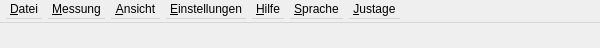
<?xml version="1.0" encoding="UTF-8"?>
<ui version="4.0">
 <class>WMViewBase</class>
 <widget class="Q3MainWindow" name="WMViewBase">
  <property name="geometry">
   <rect>
    <x>0</x>
    <y>0</y>
    <width>600</width>
    <height>48</height>
   </rect>
  </property>
  <property name="sizePolicy">
   <sizepolicy hsizetype="Preferred" vsizetype="Preferred">
    <horstretch>0</horstretch>
    <verstretch>0</verstretch>
   </sizepolicy>
  </property>
  <property name="minimumSize">
   <size>
    <width>600</width>
    <height>48</height>
   </size>
  </property>
  <property name="maximumSize">
   <size>
    <width>16777215</width>
    <height>48</height>
   </size>
  </property>
  <property name="font">
   <font/>
  </property>
  <property name="windowTitle">
   <string>Wandlermesseinrichtung WM3000U</string>
  </property>
  <widget class="QWidget" name="widget" native="true">
   <property name="geometry">
    <rect>
     <x>0</x>
     <y>23</y>
     <width>600</width>
     <height>25</height>
    </rect>
   </property>
  </widget>
  <widget class="QMenuBar" name="MenuBarEditor">
   <property name="geometry">
    <rect>
     <x>0</x>
     <y>0</y>
     <width>600</width>
     <height>23</height>
    </rect>
   </property>
   <property name="minimumSize">
    <size>
     <width>0</width>
     <height>0</height>
    </size>
   </property>
   <property name="baseSize">
    <size>
     <width>0</width>
     <height>0</height>
    </size>
   </property>
   <property name="font">
    <font/>
   </property>
   <widget class="QMenu" name="Datei">
    <property name="minimumSize">
     <size>
      <width>0</width>
      <height>0</height>
     </size>
    </property>
    <property name="title">
     <string>&amp;Datei</string>
    </property>
    <widget class="QMenu" name="popupMenu">
     <property name="minimumSize">
      <size>
       <width>0</width>
       <height>0</height>
      </size>
     </property>
     <property name="title">
      <string>&amp;Eigenfehlertabelle</string>
     </property>
     <addaction name="eigenfehlertabelleoeffnenAction"/>
     <addaction name="eigenfehlertabelleSchliessenAction"/>
     <addaction name="eigenfehlertabelleBearbeitenAction"/>
    </widget>
    <widget class="QMenu" name="popupMenu_6">
     <property name="title">
      <string>E&amp;rgebnisdatei</string>
     </property>
     <addaction name="ergebnis_ffnenAction"/>
     <addaction name="ergebnisSchliessenAction"/>
     <addaction name="ergebnisBearbeitenAction"/>
    </widget>
    <addaction name="popupMenu"/>
    <addaction name="separator"/>
    <addaction name="popupMenu_6"/>
    <addaction name="separator"/>
    <addaction name="dateiBeendenAction"/>
   </widget>
   <widget class="QMenu" name="Messung">
    <property name="title">
     <string>&amp;Messung</string>
    </property>
    <addaction name="separator"/>
    <addaction name="messungSpeichernSitzungAction"/>
    <addaction name="messungLaden_SitzungAction"/>
    <addaction name="separator"/>
    <addaction name="messungStartAction"/>
    <addaction name="messungSpeichernMesswerteAction"/>
    <addaction name="separator"/>
    <addaction name="messungOffsetabgleichAction"/>
    <addaction name="separator"/>
    <addaction name="messungSimulationAction"/>
   </widget>
   <widget class="QMenu" name="Ansicht">
    <property name="title">
     <string>&amp;Ansicht</string>
    </property>
    <addaction name="ansichtFehlerMessungAction"/>
    <addaction name="ansichtIstwerteAction"/>
    <addaction name="ansichtEigenfehlerAction"/>
    <addaction name="ansichtDialogAction"/>
    <addaction name="ansichtEN61850Action"/>
   </widget>
   <widget class="QMenu" name="Einstellungen">
    <property name="title">
     <string>&amp;Einstellungen</string>
    </property>
    <addaction name="einstellungenConfAction"/>
    <addaction name="einstellungenBereichAction"/>
   </widget>
   <widget class="QMenu" name="Hilfe">
    <property name="title">
     <string>&amp;Hilfe</string>
    </property>
    <addaction name="hilfeInfoAction"/>
    <addaction name="hilfeInfo_ber_ZeraAction"/>
    <addaction name="hilfeInfo_ber_QtAction"/>
    <addaction name="separator"/>
    <addaction name="hilfeVersionAction"/>
    <addaction name="hilfeReleaseInfoAction"/>
    <addaction name="separator"/>
    <addaction name="hilfeSelbsttestAction"/>
   </widget>
   <widget class="QMenu" name="Sprache">
    <property name="title">
     <string>&amp;Sprache</string>
    </property>
    <addaction name="spracheDeutschAction"/>
    <addaction name="spracheEnglischAction_2"/>
    <addaction name="sprachePolnischAction"/>
   </widget>
   <widget class="QMenu" name="Justage">
    <property name="title">
     <string>&amp;Justage</string>
    </property>
    <addaction name="JustageAmplitudeAction"/>
    <addaction name="JustagePhaseAction"/>
    <addaction name="JustageKoeffBerechnungAction"/>
    <addaction name="separator"/>
    <addaction name="JustageOffsetAction"/>
    <addaction name="JustageOffsetBerechnungAction"/>
    <addaction name="separator"/>
    <addaction name="justageFlashProgAction"/>
    <addaction name="justageFlasExportAction"/>
    <addaction name="justageFlashImportAction"/>
   </widget>
   <addaction name="Datei"/>
   <addaction name="Messung"/>
   <addaction name="Ansicht"/>
   <addaction name="Einstellungen"/>
   <addaction name="Hilfe"/>
   <addaction name="Sprache"/>
   <addaction name="Justage"/>
  </widget>
  <action name="dateiEigenfehlertabelleAction">
   <property name="checked">
    <bool>false</bool>
   </property>
   <property name="text">
    <string>&amp;Eigenfehlertabelle</string>
   </property>
   <property name="iconText">
    <string>&amp;Eigenfehlertabelle</string>
   </property>
   <property name="toolTip">
    <string>&amp;Eigenfehlertabelle</string>
   </property>
   <property name="statusTip">
    <string>Menu Eigenfehlertabelle</string>
   </property>
   <property name="name" stdset="0">
    <cstring>dateiEigenfehlertabelleAction</cstring>
   </property>
  </action>
  <action name="dateiBeendenAction">
   <property name="text">
    <string>&amp;Beenden</string>
   </property>
   <property name="iconText">
    <string>&amp;Beenden</string>
   </property>
   <property name="statusTip">
    <string>Beendet das laufende Programm</string>
   </property>
   <property name="shortcut">
    <string>Ctrl+X</string>
   </property>
   <property name="name" stdset="0">
    <cstring>dateiBeendenAction</cstring>
   </property>
  </action>
  <action name="messungBereichAction">
   <property name="text">
    <string>&amp;Bereich</string>
   </property>
   <property name="iconText">
    <string>&amp;Bereich</string>
   </property>
   <property name="statusTip">
    <string>Bereiche auswählen</string>
   </property>
   <property name="shortcut">
    <string>F4</string>
   </property>
   <property name="name" stdset="0">
    <cstring>messungBereichAction</cstring>
   </property>
  </action>
  <action name="messungSpeichernSitzungAction">
   <property name="text">
    <string>&amp;Speichern Sitzung</string>
   </property>
   <property name="iconText">
    <string>&amp;Speichern Sitzung</string>
   </property>
   <property name="statusTip">
    <string>Speichert alle aktuellen Einstellungen in einer Datei</string>
   </property>
   <property name="name" stdset="0">
    <cstring>messungSpeichernSitzungAction</cstring>
   </property>
  </action>
  <action name="messungLaden_SitzungAction">
   <property name="text">
    <string>&amp;Laden Sitzung</string>
   </property>
   <property name="iconText">
    <string>&amp;Laden Sitzung</string>
   </property>
   <property name="statusTip">
    <string>Liesst alle Einstellungen aus einer Datei</string>
   </property>
   <property name="name" stdset="0">
    <cstring>messungLaden_SitzungAction</cstring>
   </property>
  </action>
  <action name="messungStartAction">
   <property name="text">
    <string>&amp;Start</string>
   </property>
   <property name="iconText">
    <string>&amp;Start</string>
   </property>
   <property name="statusTip">
    <string>Messung starten</string>
   </property>
   <property name="shortcut">
    <string>F5</string>
   </property>
   <property name="name" stdset="0">
    <cstring>messungStartAction</cstring>
   </property>
  </action>
  <action name="messungSimulationAction">
   <property name="checkable">
    <bool>true</bool>
   </property>
   <property name="text">
    <string>S&amp;imulation</string>
   </property>
   <property name="iconText">
    <string>Si&amp;mulation</string>
   </property>
   <property name="statusTip">
    <string>Simulierte Messung durchführen</string>
   </property>
   <property name="name" stdset="0">
    <cstring>messungSimulationAction</cstring>
   </property>
  </action>
  <action name="ansichtFehlerMessungAction">
   <property name="checkable">
    <bool>true</bool>
   </property>
   <property name="text">
    <string>&amp;Fehlerwerte</string>
   </property>
   <property name="iconText">
    <string>&amp;FehlerMessung</string>
   </property>
   <property name="statusTip">
    <string>Fehlermesswerte Fenster</string>
   </property>
   <property name="name" stdset="0">
    <cstring>ansichtFehlerMessungAction</cstring>
   </property>
  </action>
  <action name="ansichtEigenfehlerAction">
   <property name="checkable">
    <bool>true</bool>
   </property>
   <property name="text">
    <string>&amp;Eigenfehler</string>
   </property>
   <property name="iconText">
    <string>&amp;Eigenfehler</string>
   </property>
   <property name="statusTip">
    <string>Eigenfehler Fenster</string>
   </property>
   <property name="name" stdset="0">
    <cstring>ansichtEigenfehlerAction</cstring>
   </property>
  </action>
  <action name="ansichtDialogAction">
   <property name="checkable">
    <bool>true</bool>
   </property>
   <property name="text">
    <string>&amp;Dialog</string>
   </property>
   <property name="iconText">
    <string>&amp;Dialog</string>
   </property>
   <property name="statusTip">
    <string>Dialog Fenster</string>
   </property>
   <property name="name" stdset="0">
    <cstring>ansichtDialogAction</cstring>
   </property>
  </action>
  <action name="einstellungenConfAction">
   <property name="text">
    <string>&amp;Konfiguration</string>
   </property>
   <property name="iconText">
    <string>&amp;Konfiguration</string>
   </property>
   <property name="statusTip">
    <string>Messeinrichtung konfigurieren</string>
   </property>
   <property name="name" stdset="0">
    <cstring>einstellungenConfAction</cstring>
   </property>
  </action>
  <action name="hilfeInfoAction">
   <property name="text">
    <string>&amp;Info</string>
   </property>
   <property name="iconText">
    <string>&amp;Info</string>
   </property>
   <property name="statusTip">
    <string>Informationen zur Messeinrichtung</string>
   </property>
   <property name="name" stdset="0">
    <cstring>hilfeInfoAction</cstring>
   </property>
  </action>
  <action name="hilfeInfo_ber_ZeraAction">
   <property name="text">
    <string>Info über &amp;Zera</string>
   </property>
   <property name="iconText">
    <string>Informationen zu Zera</string>
   </property>
   <property name="statusTip">
    <string>Informationen zu ZERA</string>
   </property>
   <property name="name" stdset="0">
    <cstring>hilfeInfo_ber_ZeraAction</cstring>
   </property>
  </action>
  <action name="hilfeManualAction">
   <property name="text">
    <string>&amp;Manual</string>
   </property>
   <property name="iconText">
    <string>&amp;Manual</string>
   </property>
   <property name="statusTip">
    <string>Lesen Sie hier die Bedienungsanleitung</string>
   </property>
   <property name="name" stdset="0">
    <cstring>hilfeManualAction</cstring>
   </property>
  </action>
  <action name="hilfeInfo_ber_QtAction">
   <property name="text">
    <string>Info über &amp;Qt</string>
   </property>
   <property name="iconText">
    <string>Informationen zu Qt</string>
   </property>
   <property name="name" stdset="0">
    <cstring>hilfeInfo_ber_QtAction</cstring>
   </property>
  </action>
  <action name="dateiErgebnisdateiAction">
   <property name="text">
    <string>E&amp;rgebnisdatei</string>
   </property>
   <property name="iconText">
    <string>E&amp;rgebnisdatei</string>
   </property>
   <property name="statusTip">
    <string>Schliesst die geladene Eigenfehlertabelle</string>
   </property>
   <property name="name" stdset="0">
    <cstring>dateiErgebnisdateiAction</cstring>
   </property>
  </action>
  <action name="ansichtIstwerteAction">
   <property name="checkable">
    <bool>true</bool>
   </property>
   <property name="text">
    <string>&amp;Vektoren</string>
   </property>
   <property name="iconText">
    <string>Istwerte</string>
   </property>
   <property name="statusTip">
    <string>Istwerte Fenster</string>
   </property>
   <property name="name" stdset="0">
    <cstring>ansichtIstwerteAction</cstring>
   </property>
  </action>
  <action name="eigenfehlertabelleoeffnenAction">
   <property name="text">
    <string>&amp;Öffnen</string>
   </property>
   <property name="iconText">
    <string>&amp;Öffnen</string>
   </property>
   <property name="statusTip">
    <string>Öffnen einer Eigenfehlertabelle</string>
   </property>
   <property name="name" stdset="0">
    <cstring>eigenfehlertabelleoeffnenAction</cstring>
   </property>
  </action>
  <action name="eigenfehlertabelleSchliessenAction">
   <property name="text">
    <string>&amp;Schliessen</string>
   </property>
   <property name="iconText">
    <string>&amp;Schliessen</string>
   </property>
   <property name="statusTip">
    <string>Schliessen der Eigenfehlertabelle</string>
   </property>
   <property name="name" stdset="0">
    <cstring>eigenfehlertabelleSchliessenAction</cstring>
   </property>
  </action>
  <action name="eigenfehlertabelleBearbeitenAction">
   <property name="text">
    <string>&amp;Bearbeiten</string>
   </property>
   <property name="iconText">
    <string>&amp;Bearbeiten</string>
   </property>
   <property name="statusTip">
    <string>Bearbeiten einer Eigenfehlertabelle</string>
   </property>
   <property name="name" stdset="0">
    <cstring>eigenfehlertabelleBearbeitenAction</cstring>
   </property>
  </action>
  <action name="ergebnisSchliessenAction">
   <property name="text">
    <string>&amp;Schliessen</string>
   </property>
   <property name="iconText">
    <string>&amp;Schliessen</string>
   </property>
   <property name="statusTip">
    <string>Schliessen der Ergebnisdatei</string>
   </property>
   <property name="name" stdset="0">
    <cstring>ergebnisSchliessenAction</cstring>
   </property>
  </action>
  <action name="ergebnisBearbeitenAction">
   <property name="text">
    <string>&amp;Bearbeiten</string>
   </property>
   <property name="iconText">
    <string>&amp;Bearbeiten</string>
   </property>
   <property name="statusTip">
    <string>Bearbeiten einer Ergebnisdatei</string>
   </property>
   <property name="name" stdset="0">
    <cstring>ergebnisBearbeitenAction</cstring>
   </property>
  </action>
  <action name="messungSpeichernMesswerteAction">
   <property name="text">
    <string>Speichern &amp;Messwerte</string>
   </property>
   <property name="iconText">
    <string>Speichern Messwerte</string>
   </property>
   <property name="shortcut">
    <string>F6</string>
   </property>
   <property name="name" stdset="0">
    <cstring>messungSpeichernMesswerteAction</cstring>
   </property>
  </action>
  <action name="ergebnis_ffnenAction">
   <property name="text">
    <string>&amp;Öffnen</string>
   </property>
   <property name="iconText">
    <string>&amp;Öffnen</string>
   </property>
   <property name="statusTip">
    <string>Öffnen der Ergebnisdatei</string>
   </property>
   <property name="name" stdset="0">
    <cstring>ergebnis_ffnenAction</cstring>
   </property>
  </action>
  <action name="eigenfehlertabelleNeuAction">
   <property name="text">
    <string>&amp;Neu</string>
   </property>
   <property name="iconText">
    <string>&amp;Neu</string>
   </property>
   <property name="name" stdset="0">
    <cstring>eigenfehlertabelleNeuAction</cstring>
   </property>
  </action>
  <action name="einstellungenBereichAction">
   <property name="text">
    <string>&amp;Bereiche</string>
   </property>
   <property name="iconText">
    <string>&amp;Bereich</string>
   </property>
   <property name="statusTip">
    <string>Bereiche anwählen</string>
   </property>
   <property name="shortcut">
    <string>F7</string>
   </property>
   <property name="name" stdset="0">
    <cstring>einstellungenBereichAction</cstring>
   </property>
  </action>
  <action name="einstellungenTestRAutoAction">
   <property name="text">
    <string>BereichAuto</string>
   </property>
   <property name="iconText">
    <string>BAuto</string>
   </property>
   <property name="name" stdset="0">
    <cstring>einstellungenTestRAutoAction</cstring>
   </property>
  </action>
  <action name="JustageAmplitudeAction">
   <property name="text">
    <string>&amp;Amplitude</string>
   </property>
   <property name="iconText">
    <string>Amplitude</string>
   </property>
   <property name="statusTip">
    <string>Amplitudenabgleich mit externer Steuerung</string>
   </property>
   <property name="name" stdset="0">
    <cstring>JustageAmplitudeAction</cstring>
   </property>
  </action>
  <action name="JustagePhaseAction">
   <property name="text">
    <string>&amp;Phase</string>
   </property>
   <property name="iconText">
    <string>Phasen</string>
   </property>
   <property name="statusTip">
    <string>Phasenlage Justage automatisch</string>
   </property>
   <property name="name" stdset="0">
    <cstring>JustagePhaseAction</cstring>
   </property>
  </action>
  <action name="Action">
   <property name="iconText">
    <string>Action</string>
   </property>
   <property name="name" stdset="0">
    <cstring>Action</cstring>
   </property>
  </action>
  <action name="Action_2">
   <property name="iconText">
    <string>Action_2</string>
   </property>
   <property name="name" stdset="0">
    <cstring>Action_2</cstring>
   </property>
  </action>
  <action name="Action_3">
   <property name="iconText">
    <string>Action_3</string>
   </property>
   <property name="name" stdset="0">
    <cstring>Action_3</cstring>
   </property>
  </action>
  <action name="Action_4">
   <property name="iconText">
    <string>Action_4</string>
   </property>
   <property name="name" stdset="0">
    <cstring>Action_4</cstring>
   </property>
  </action>
  <action name="JustageKoeffBerechnungAction">
   <property name="text">
    <string>Phasen&amp;berechnung</string>
   </property>
   <property name="iconText">
    <string>Phasenberechnung</string>
   </property>
   <property name="statusTip">
    <string>Phasenlage Koeffizientenberechnung</string>
   </property>
   <property name="name" stdset="0">
    <cstring>JustageKoeffBerechnungAction</cstring>
   </property>
  </action>
  <action name="ansichtEN61850Action">
   <property name="checkable">
    <bool>true</bool>
   </property>
   <property name="text">
    <string>E&amp;N61850</string>
   </property>
   <property name="iconText">
    <string>E&amp;N61850</string>
   </property>
   <property name="statusTip">
    <string>EN61850 Statusanzeige</string>
   </property>
   <property name="name" stdset="0">
    <cstring>ansichtEN61850Action</cstring>
   </property>
  </action>
  <action name="spracheDeutschAction">
   <property name="icon">
    <iconset>
     <normaloff>images/Flags/de.png</normaloff>images/Flags/de.png</iconset>
   </property>
   <property name="text">
    <string>Deutsch</string>
   </property>
   <property name="iconText">
    <string>Deutsch</string>
   </property>
   <property name="name" stdset="0">
    <cstring>spracheDeutschAction</cstring>
   </property>
  </action>
  <action name="spracheEnglischAction">
   <property name="icon">
    <iconset>
     <normaloff>gb.png</normaloff>gb.png</iconset>
   </property>
   <property name="text">
    <string>Englisch</string>
   </property>
   <property name="iconText">
    <string>Englisch</string>
   </property>
   <property name="name" stdset="0">
    <cstring>spracheEnglischAction</cstring>
   </property>
  </action>
  <action name="spracheEnglischAction_2">
   <property name="icon">
    <iconset>
     <normaloff>images/Flags/gb.png</normaloff>images/Flags/gb.png</iconset>
   </property>
   <property name="text">
    <string>Englisch</string>
   </property>
   <property name="iconText">
    <string>Englisch</string>
   </property>
   <property name="name" stdset="0">
    <cstring>spracheEnglischAction_2</cstring>
   </property>
  </action>
  <action name="justageFlashProgAction">
   <property name="text">
    <string>F&amp;lash programmieren</string>
   </property>
   <property name="iconText">
    <string>new item</string>
   </property>
   <property name="name" stdset="0">
    <cstring>justageFlashProgAction</cstring>
   </property>
  </action>
  <action name="justageFlasExportAction">
   <property name="text">
    <string>Flash data &amp;export</string>
   </property>
   <property name="iconText">
    <string>new item</string>
   </property>
   <property name="name" stdset="0">
    <cstring>justageFlasExportAction</cstring>
   </property>
  </action>
  <action name="justageFlashImportAction">
   <property name="text">
    <string>Flash data &amp;import</string>
   </property>
   <property name="iconText">
    <string>new item</string>
   </property>
   <property name="name" stdset="0">
    <cstring>justageFlashImportAction</cstring>
   </property>
  </action>
  <action name="hilfeVersionAction">
   <property name="text">
    <string>&amp;Version</string>
   </property>
   <property name="iconText">
    <string>&amp;Version</string>
   </property>
   <property name="statusTip">
    <string>Übersicht Versionen</string>
   </property>
   <property name="name" stdset="0">
    <cstring>hilfeVersionAction</cstring>
   </property>
  </action>
  <action name="Action_5">
   <property name="iconText">
    <string>Unnamed</string>
   </property>
   <property name="name" stdset="0">
    <cstring>Action_5</cstring>
   </property>
  </action>
  <action name="hilfeSelbsttestAction">
   <property name="text">
    <string>&amp;Selbsttest</string>
   </property>
   <property name="iconText">
    <string>new item</string>
   </property>
   <property name="statusTip">
    <string>Selbsttest starten</string>
   </property>
   <property name="name" stdset="0">
    <cstring>hilfeSelbsttestAction</cstring>
   </property>
  </action>
  <action name="hilfeReleaseInfoAction">
   <property name="text">
    <string>&amp;Release Info</string>
   </property>
  </action>
  <action name="sprachePolnischAction">
   <property name="icon">
    <iconset>
     <normaloff>images/Flags/pl.png</normaloff>images/Flags/pl.png</iconset>
   </property>
   <property name="text">
    <string>Polnisch</string>
   </property>
  </action>
  <action name="JustageOffsetAction">
   <property name="text">
    <string>Offset</string>
   </property>
  </action>
  <action name="JustageOffsetBerechnungAction">
   <property name="text">
    <string>Offsetberechnung</string>
   </property>
  </action>
  <action name="messungOffsetabgleichAction">
   <property name="text">
    <string>Offsetabgleich</string>
   </property>
  </action>
 </widget>
 <layoutdefault spacing="6" margin="11"/>
 <pixmapfunction>qPixmapFromMimeSource</pixmapfunction>
 <customwidgets>
  <customwidget>
   <class>Q3MainWindow</class>
   <extends>QWidget</extends>
   <header>q3mainwindow.h</header>
   <container>1</container>
  </customwidget>
 </customwidgets>
 <includes>
  <include location="global">qlabel.h</include>
  <include location="local">wmglobal.h</include>
  <include location="local">wmeditor.h</include>
  <include location="local">widgeom.h</include>
 </includes>
 <resources/>
 <connections>
  <connection>
   <sender>messungSimulationAction</sender>
   <signal>activated()</signal>
   <receiver>WMViewBase</receiver>
   <slot>SimulationSlot()</slot>
   <hints>
    <hint type="sourcelabel">
     <x>-1</x>
     <y>-1</y>
    </hint>
    <hint type="destinationlabel">
     <x>20</x>
     <y>20</y>
    </hint>
   </hints>
  </connection>
  <connection>
   <sender>messungStartAction</sender>
   <signal>activated()</signal>
   <receiver>WMViewBase</receiver>
   <slot>StartSlot()</slot>
   <hints>
    <hint type="sourcelabel">
     <x>-1</x>
     <y>-1</y>
    </hint>
    <hint type="destinationlabel">
     <x>20</x>
     <y>20</y>
    </hint>
   </hints>
  </connection>
  <connection>
   <sender>eigenfehlertabelleoeffnenAction</sender>
   <signal>activated()</signal>
   <receiver>WMViewBase</receiver>
   <slot>OpenOETFileSlot()</slot>
   <hints>
    <hint type="sourcelabel">
     <x>-1</x>
     <y>-1</y>
    </hint>
    <hint type="destinationlabel">
     <x>20</x>
     <y>20</y>
    </hint>
   </hints>
  </connection>
  <connection>
   <sender>eigenfehlertabelleSchliessenAction</sender>
   <signal>activated()</signal>
   <receiver>WMViewBase</receiver>
   <slot>CloseOETFileSlot()</slot>
   <hints>
    <hint type="sourcelabel">
     <x>-1</x>
     <y>-1</y>
    </hint>
    <hint type="destinationlabel">
     <x>20</x>
     <y>20</y>
    </hint>
   </hints>
  </connection>
  <connection>
   <sender>eigenfehlertabelleBearbeitenAction</sender>
   <signal>activated()</signal>
   <receiver>WMViewBase</receiver>
   <slot>EditOETFileSlot()</slot>
   <hints>
    <hint type="sourcelabel">
     <x>-1</x>
     <y>-1</y>
    </hint>
    <hint type="destinationlabel">
     <x>20</x>
     <y>20</y>
    </hint>
   </hints>
  </connection>
  <connection>
   <sender>ergebnis_ffnenAction</sender>
   <signal>activated()</signal>
   <receiver>WMViewBase</receiver>
   <slot>OpenResultFileSlot()</slot>
   <hints>
    <hint type="sourcelabel">
     <x>-1</x>
     <y>-1</y>
    </hint>
    <hint type="destinationlabel">
     <x>20</x>
     <y>20</y>
    </hint>
   </hints>
  </connection>
  <connection>
   <sender>ergebnisSchliessenAction</sender>
   <signal>activated()</signal>
   <receiver>WMViewBase</receiver>
   <slot>CloseResultFileSlot()</slot>
   <hints>
    <hint type="sourcelabel">
     <x>-1</x>
     <y>-1</y>
    </hint>
    <hint type="destinationlabel">
     <x>20</x>
     <y>20</y>
    </hint>
   </hints>
  </connection>
  <connection>
   <sender>ergebnisBearbeitenAction</sender>
   <signal>activated()</signal>
   <receiver>WMViewBase</receiver>
   <slot>EditResultFileSlot()</slot>
   <hints>
    <hint type="sourcelabel">
     <x>-1</x>
     <y>-1</y>
    </hint>
    <hint type="destinationlabel">
     <x>20</x>
     <y>20</y>
    </hint>
   </hints>
  </connection>
  <connection>
   <sender>messungSpeichernSitzungAction</sender>
   <signal>activated()</signal>
   <receiver>WMViewBase</receiver>
   <slot>StoreSessionSlot()</slot>
   <hints>
    <hint type="sourcelabel">
     <x>-1</x>
     <y>-1</y>
    </hint>
    <hint type="destinationlabel">
     <x>20</x>
     <y>20</y>
    </hint>
   </hints>
  </connection>
  <connection>
   <sender>messungLaden_SitzungAction</sender>
   <signal>activated()</signal>
   <receiver>WMViewBase</receiver>
   <slot>LoadSessionSlot()</slot>
   <hints>
    <hint type="sourcelabel">
     <x>-1</x>
     <y>-1</y>
    </hint>
    <hint type="destinationlabel">
     <x>20</x>
     <y>20</y>
    </hint>
   </hints>
  </connection>
  <connection>
   <sender>dateiBeendenAction</sender>
   <signal>activated()</signal>
   <receiver>WMViewBase</receiver>
   <slot>close()</slot>
   <hints>
    <hint type="sourcelabel">
     <x>-1</x>
     <y>-1</y>
    </hint>
    <hint type="destinationlabel">
     <x>20</x>
     <y>20</y>
    </hint>
   </hints>
  </connection>
  <connection>
   <sender>messungSpeichernMesswerteAction</sender>
   <signal>activated()</signal>
   <receiver>WMViewBase</receiver>
   <slot>StoreResultSlot()</slot>
   <hints>
    <hint type="sourcelabel">
     <x>-1</x>
     <y>-1</y>
    </hint>
    <hint type="destinationlabel">
     <x>20</x>
     <y>20</y>
    </hint>
   </hints>
  </connection>
  <connection>
   <sender>dateiBeendenAction</sender>
   <signal>activated()</signal>
   <receiver>WMViewBase</receiver>
   <slot>close()</slot>
   <hints>
    <hint type="sourcelabel">
     <x>-1</x>
     <y>-1</y>
    </hint>
    <hint type="destinationlabel">
     <x>20</x>
     <y>20</y>
    </hint>
   </hints>
  </connection>
  <connection>
   <sender>spracheDeutschAction</sender>
   <signal>activated()</signal>
   <receiver>WMViewBase</receiver>
   <slot>SetGermanSlot()</slot>
   <hints>
    <hint type="sourcelabel">
     <x>-1</x>
     <y>-1</y>
    </hint>
    <hint type="destinationlabel">
     <x>20</x>
     <y>20</y>
    </hint>
   </hints>
  </connection>
  <connection>
   <sender>spracheEnglischAction_2</sender>
   <signal>activated()</signal>
   <receiver>WMViewBase</receiver>
   <slot>SetEnglishSlot()</slot>
   <hints>
    <hint type="sourcelabel">
     <x>-1</x>
     <y>-1</y>
    </hint>
    <hint type="destinationlabel">
     <x>20</x>
     <y>20</y>
    </hint>
   </hints>
  </connection>
  <connection>
   <sender>justageFlashProgAction</sender>
   <signal>activated()</signal>
   <receiver>WMViewBase</receiver>
   <slot>JustFlashProgSlot()</slot>
   <hints>
    <hint type="sourcelabel">
     <x>-1</x>
     <y>-1</y>
    </hint>
    <hint type="destinationlabel">
     <x>20</x>
     <y>20</y>
    </hint>
   </hints>
  </connection>
  <connection>
   <sender>justageFlashImportAction</sender>
   <signal>activated()</signal>
   <receiver>WMViewBase</receiver>
   <slot>JustFlashImportSlot()</slot>
   <hints>
    <hint type="sourcelabel">
     <x>-1</x>
     <y>-1</y>
    </hint>
    <hint type="destinationlabel">
     <x>20</x>
     <y>20</y>
    </hint>
   </hints>
  </connection>
  <connection>
   <sender>justageFlasExportAction</sender>
   <signal>activated()</signal>
   <receiver>WMViewBase</receiver>
   <slot>JustFlashExportSlot()</slot>
   <hints>
    <hint type="sourcelabel">
     <x>-1</x>
     <y>-1</y>
    </hint>
    <hint type="destinationlabel">
     <x>20</x>
     <y>20</y>
    </hint>
   </hints>
  </connection>
  <connection>
   <sender>sprachePolnischAction</sender>
   <signal>activated()</signal>
   <receiver>WMViewBase</receiver>
   <slot>SetPolishSlot()</slot>
   <hints>
    <hint type="sourcelabel">
     <x>-1</x>
     <y>-1</y>
    </hint>
    <hint type="destinationlabel">
     <x>299</x>
     <y>23</y>
    </hint>
   </hints>
  </connection>
 </connections>
</ui>
